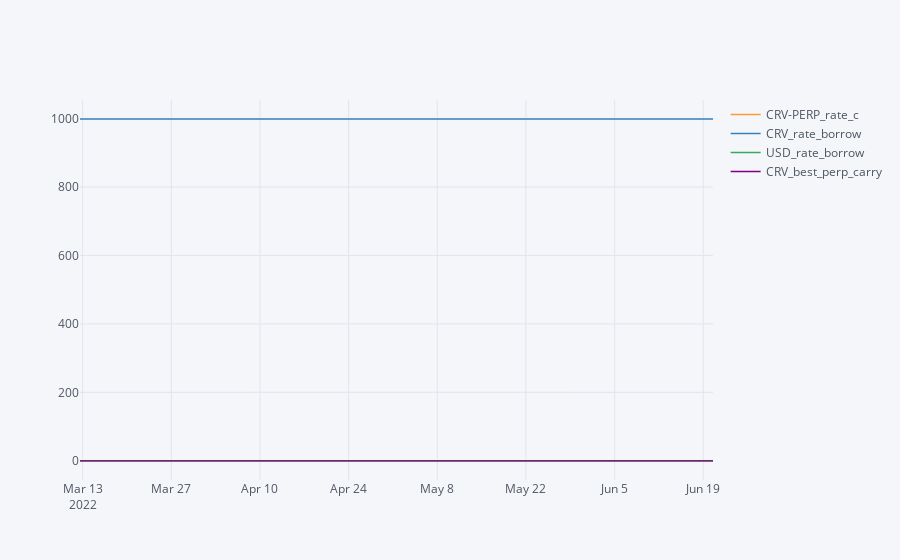

Notebook cell for this chart:
### Markdown cell above
### rates markets

### Code cell
selected = [df for df in futures_df.columns if any(df.split('-')[0].split('_')[0]==coin for coin in (coins+['USD']))]
prices=futures_df[[c for c in selected if any(string in c for string in ['price_c'])]]

short_rates=futures_df[[c for c in selected if any(string in c for string in ['PERP_rate_c','rate_borrow'])]]
short_rates=short_rates.ewm(halflife=halflife,times=short_rates.index).mean()

borrow_size=futures_df[[c for c in selected if any(string in c for string in ['_rate_size','price_volume'])]]

for c in coins:
    long_perp_carry=short_rates[c+'-PERP_rate_c']-short_rates['USD_rate_borrow']
    short_perp_carry=-short_rates[c+'-PERP_rate_c']-short_rates[c+'_rate_borrow']
    short_rates[c+'_best_perp_carry']= pd.concat([long_perp_carry, short_perp_carry]).max(level=0)
   # long_rates[c+'_long_future_carry']=long_rates[c+'-1231_rate_c']-short_rates['USD_rate_borrow']
   # long_rates[c+'_short_future_carry']=-long_rates[c+'-1231_rate_c']-short_rates[c+'_rate_borrow']

short_rates
pd.concat([short_rates],axis=0).iplot()#))

### Figure 1 — Plotly figure (JSON) as saved in the notebook; plotly's stock layout.template omitted (floating-point values rounded to 4 significant figures; data arrays with more than 128 entries replaced by an {"elided": "..."} marker saying what was removed)
{"data": [{"line": {"color": "rgba(255, 153, 51, 1.0)", "dash": "solid", "shape": "linear", "width": 1.3}, "mode": "lines", "name": "CRV-PERP_rate_c", "text": "", "type": "scatter", "x": {"elided": "2400 str values"}, "y": {"elided": "2400 float values"}}, {"line": {"color": "rgba(55, 128, 191, 1.0)", "dash": "solid", "shape": "linear", "width": 1.3}, "mode": "lines", "name": "CRV_rate_borrow", "text": "", "type": "scatter", "x": {"elided": "2400 str values"}, "y": {"elided": "2400 int values"}}, {"line": {"color": "rgba(50, 171, 96, 1.0)", "dash": "solid", "shape": "linear", "width": 1.3}, "mode": "lines", "name": "USD_rate_borrow", "text": "", "type": "scatter", "x": {"elided": "2400 str values"}, "y": {"elided": "2400 float values"}}, {"line": {"color": "rgba(128, 0, 128, 1.0)", "dash": "solid", "shape": "linear", "width": 1.3}, "mode": "lines", "name": "CRV_best_perp_carry", "text": "", "type": "scatter", "x": {"elided": "2400 str values"}, "y": {"elided": "2400 float values"}}], "layout": {"legend": {"bgcolor": "#F5F6F9", "font": {"color": "#4D5663"}}, "paper_bgcolor": "#F5F6F9", "plot_bgcolor": "#F5F6F9", "title": {"font": {"color": "#4D5663"}}, "xaxis": {"gridcolor": "#E1E5ED", "showgrid": true, "tickfont": {"color": "#4D5663"}, "title": {"font": {"color": "#4D5663"}, "text": ""}, "zerolinecolor": "#E1E5ED"}, "yaxis": {"gridcolor": "#E1E5ED", "showgrid": true, "tickfont": {"color": "#4D5663"}, "title": {"font": {"color": "#4D5663"}, "text": ""}, "zerolinecolor": "#E1E5ED"}}}
